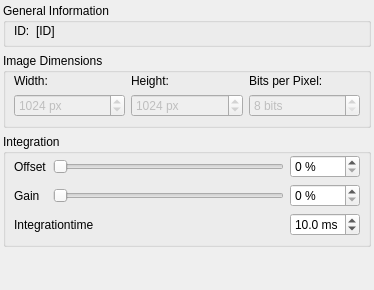
<?xml version="1.0" encoding="UTF-8"?>
<ui version="4.0">
 <class>DockWidgetDummyMultiChannelGrabber</class>
 <widget class="QWidget" name="DockWidgetDummyMultiChannelGrabber">
  <property name="geometry">
   <rect>
    <x>0</x>
    <y>0</y>
    <width>374</width>
    <height>290</height>
   </rect>
  </property>
  <property name="windowTitle">
   <string>Form</string>
  </property>
  <layout class="QGridLayout" name="gridLayout_3">
   <property name="leftMargin">
    <number>3</number>
   </property>
   <property name="topMargin">
    <number>3</number>
   </property>
   <property name="rightMargin">
    <number>3</number>
   </property>
   <property name="bottomMargin">
    <number>3</number>
   </property>
   <item row="0" column="0">
    <widget class="QGroupBox" name="groupBox">
     <property name="sizePolicy">
      <sizepolicy hsizetype="Preferred" vsizetype="Minimum">
       <horstretch>0</horstretch>
       <verstretch>0</verstretch>
      </sizepolicy>
     </property>
     <property name="title">
      <string>General Information</string>
     </property>
     <layout class="QGridLayout" name="gridLayout">
      <property name="leftMargin">
       <number>8</number>
      </property>
      <property name="topMargin">
       <number>1</number>
      </property>
      <property name="rightMargin">
       <number>8</number>
      </property>
      <property name="bottomMargin">
       <number>6</number>
      </property>
      <item row="0" column="1">
       <widget class="QLabel" name="lblID">
        <property name="sizePolicy">
         <sizepolicy hsizetype="Expanding" vsizetype="Preferred">
          <horstretch>0</horstretch>
          <verstretch>0</verstretch>
         </sizepolicy>
        </property>
        <property name="text">
         <string>[ID]</string>
        </property>
       </widget>
      </item>
      <item row="0" column="0">
       <widget class="QLabel" name="label_2">
        <property name="text">
         <string>ID:</string>
        </property>
       </widget>
      </item>
     </layout>
    </widget>
   </item>
   <item row="1" column="0">
    <widget class="QGroupBox" name="groupBox_2">
     <property name="sizePolicy">
      <sizepolicy hsizetype="Preferred" vsizetype="Preferred">
       <horstretch>0</horstretch>
       <verstretch>0</verstretch>
      </sizepolicy>
     </property>
     <property name="title">
      <string>Image Dimensions</string>
     </property>
     <layout class="QGridLayout" name="gridLayout_2">
      <property name="leftMargin">
       <number>8</number>
      </property>
      <property name="topMargin">
       <number>1</number>
      </property>
      <property name="rightMargin">
       <number>8</number>
      </property>
      <property name="bottomMargin">
       <number>8</number>
      </property>
      <item row="0" column="0">
       <widget class="QLabel" name="label_3">
        <property name="text">
         <string>Width:</string>
        </property>
       </widget>
      </item>
      <item row="0" column="1">
       <widget class="QLabel" name="label_4">
        <property name="text">
         <string>Height:</string>
        </property>
       </widget>
      </item>
      <item row="0" column="2">
       <widget class="QLabel" name="label_5">
        <property name="text">
         <string>Bits per Pixel:</string>
        </property>
       </widget>
      </item>
      <item row="1" column="0">
       <widget class="QSpinBox" name="spinWidth">
        <property name="enabled">
         <bool>false</bool>
        </property>
        <property name="suffix">
         <string> px</string>
        </property>
        <property name="minimum">
         <number>1</number>
        </property>
        <property name="maximum">
         <number>2048</number>
        </property>
        <property name="value">
         <number>1024</number>
        </property>
       </widget>
      </item>
      <item row="1" column="1">
       <widget class="QSpinBox" name="spinHeight">
        <property name="enabled">
         <bool>false</bool>
        </property>
        <property name="suffix">
         <string> px</string>
        </property>
        <property name="minimum">
         <number>1</number>
        </property>
        <property name="maximum">
         <number>2048</number>
        </property>
        <property name="value">
         <number>1024</number>
        </property>
       </widget>
      </item>
      <item row="1" column="2">
       <widget class="QSpinBox" name="spinBpp">
        <property name="enabled">
         <bool>false</bool>
        </property>
        <property name="suffix">
         <string> bits</string>
        </property>
        <property name="minimum">
         <number>8</number>
        </property>
        <property name="maximum">
         <number>64</number>
        </property>
        <property name="value">
         <number>8</number>
        </property>
       </widget>
      </item>
     </layout>
    </widget>
   </item>
   <item row="2" column="0">
    <widget class="QGroupBox" name="groupBox_3">
     <property name="title">
      <string>Integration</string>
     </property>
     <layout class="QGridLayout" name="gridLayout_4">
      <property name="leftMargin">
       <number>8</number>
      </property>
      <property name="topMargin">
       <number>1</number>
      </property>
      <property name="rightMargin">
       <number>8</number>
      </property>
      <property name="bottomMargin">
       <number>8</number>
      </property>
      <item row="0" column="0">
       <widget class="QLabel" name="label_offset">
        <property name="text">
         <string>Offset</string>
        </property>
       </widget>
      </item>
      <item row="0" column="1">
       <widget class="QSlider" name="horizontalSlider_offset">
        <property name="maximum">
         <number>100</number>
        </property>
        <property name="tracking">
         <bool>false</bool>
        </property>
        <property name="orientation">
         <enum>Qt::Horizontal</enum>
        </property>
       </widget>
      </item>
      <item row="0" column="2">
       <widget class="QSpinBox" name="spinBox_offset">
        <property name="suffix">
         <string> %</string>
        </property>
        <property name="minimum">
         <number>0</number>
        </property>
        <property name="maximum">
         <number>100</number>
        </property>
       </widget>
      </item>
      <item row="1" column="0">
       <widget class="QLabel" name="label_gain">
        <property name="text">
         <string>Gain</string>
        </property>
       </widget>
      </item>
      <item row="1" column="1">
       <widget class="QSlider" name="horizontalSlider_gain">
        <property name="maximum">
         <number>100</number>
        </property>
        <property name="tracking">
         <bool>false</bool>
        </property>
        <property name="orientation">
         <enum>Qt::Horizontal</enum>
        </property>
       </widget>
      </item>
      <item row="1" column="2">
       <widget class="QSpinBox" name="spinBox_gain">
        <property name="suffix">
         <string> %</string>
        </property>
        <property name="minimum">
         <number>0</number>
        </property>
        <property name="maximum">
         <number>100</number>
        </property>
       </widget>
      </item>
      <item row="2" column="0" colspan="2">
       <widget class="QLabel" name="label_integration_time">
        <property name="text">
         <string>Integrationtime</string>
        </property>
       </widget>
      </item>
      <item row="2" column="2">
       <widget class="QDoubleSpinBox" name="doubleSpinBox_integration_time">
        <property name="prefix">
         <string/>
        </property>
        <property name="suffix">
         <string> ms</string>
        </property>
        <property name="decimals">
         <number>1</number>
        </property>
        <property name="minimum">
         <double>0.000000000000000</double>
        </property>
        <property name="maximum">
         <double>65.000000000000000</double>
        </property>
        <property name="singleStep">
         <double>1.000000000000000</double>
        </property>
        <property name="value">
         <double>10.000000000000000</double>
        </property>
       </widget>
      </item>
     </layout>
    </widget>
   </item>
   <item row="3" column="0">
    <spacer name="verticalSpacer">
     <property name="orientation">
      <enum>Qt::Vertical</enum>
     </property>
     <property name="sizeHint" stdset="0">
      <size>
       <width>20</width>
       <height>40</height>
      </size>
     </property>
    </spacer>
   </item>
  </layout>
 </widget>
 <tabstops>
  <tabstop>spinWidth</tabstop>
  <tabstop>spinHeight</tabstop>
  <tabstop>spinBpp</tabstop>
  <tabstop>horizontalSlider_offset</tabstop>
  <tabstop>spinBox_offset</tabstop>
  <tabstop>horizontalSlider_gain</tabstop>
  <tabstop>spinBox_gain</tabstop>
  <tabstop>doubleSpinBox_integration_time</tabstop>
 </tabstops>
 <resources/>
 <connections>
  <connection>
   <sender>horizontalSlider_offset</sender>
   <signal>valueChanged(int)</signal>
   <receiver>spinBox_offset</receiver>
   <slot>setValue(int)</slot>
   <hints>
    <hint type="sourcelabel">
     <x>130</x>
     <y>204</y>
    </hint>
    <hint type="destinationlabel">
     <x>254</x>
     <y>214</y>
    </hint>
   </hints>
  </connection>
  <connection>
   <sender>horizontalSlider_gain</sender>
   <signal>valueChanged(int)</signal>
   <receiver>spinBox_gain</receiver>
   <slot>setValue(int)</slot>
   <hints>
    <hint type="sourcelabel">
     <x>112</x>
     <y>236</y>
    </hint>
    <hint type="destinationlabel">
     <x>257</x>
     <y>240</y>
    </hint>
   </hints>
  </connection>
  <connection>
   <sender>spinBox_offset</sender>
   <signal>valueChanged(int)</signal>
   <receiver>horizontalSlider_offset</receiver>
   <slot>setValue(int)</slot>
   <hints>
    <hint type="sourcelabel">
     <x>229</x>
     <y>200</y>
    </hint>
    <hint type="destinationlabel">
     <x>161</x>
     <y>207</y>
    </hint>
   </hints>
  </connection>
  <connection>
   <sender>spinBox_gain</sender>
   <signal>valueChanged(int)</signal>
   <receiver>horizontalSlider_gain</receiver>
   <slot>setValue(int)</slot>
   <hints>
    <hint type="sourcelabel">
     <x>255</x>
     <y>234</y>
    </hint>
    <hint type="destinationlabel">
     <x>128</x>
     <y>239</y>
    </hint>
   </hints>
  </connection>
 </connections>
</ui>
